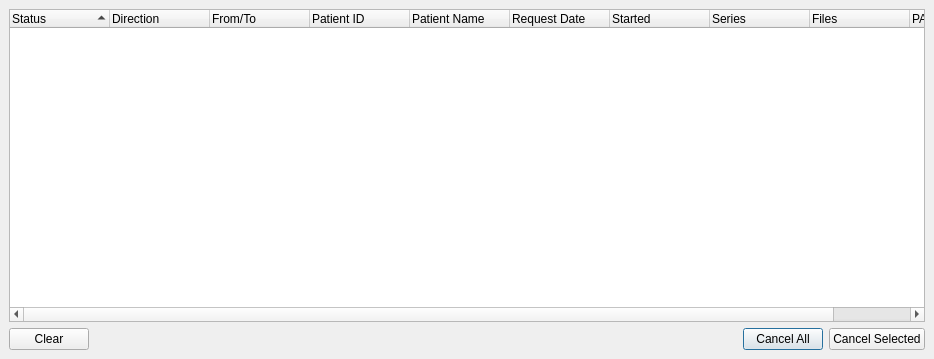
<?xml version="1.0" encoding="UTF-8"?>
<ui version="4.0">
 <class>udg::QOperationStateScreenBase</class>
 <widget class="QDialog" name="udg::QOperationStateScreenBase">
  <property name="geometry">
   <rect>
    <x>0</x>
    <y>0</y>
    <width>934</width>
    <height>359</height>
   </rect>
  </property>
  <property name="windowTitle">
   <string>Queue Operation List</string>
  </property>
  <layout class="QGridLayout">
   <property name="leftMargin">
    <number>9</number>
   </property>
   <property name="topMargin">
    <number>9</number>
   </property>
   <property name="rightMargin">
    <number>9</number>
   </property>
   <property name="bottomMargin">
    <number>9</number>
   </property>
   <property name="spacing">
    <number>6</number>
   </property>
   <item row="3" column="5">
    <widget class="QPushButton" name="m_cancellAllRequestsButton">
     <property name="text">
      <string>Cancel All</string>
     </property>
     <property name="icon">
      <iconset resource="../main/main.qrc">
       <normaloff>:/images/icons/process-stop.svg</normaloff>:/images/icons/process-stop.svg</iconset>
     </property>
    </widget>
   </item>
   <item row="0" column="3" colspan="4">
    <widget class="QTreeWidget" name="m_treeRetrieveStudy">
     <property name="contextMenuPolicy">
      <enum>Qt::NoContextMenu</enum>
     </property>
     <property name="alternatingRowColors">
      <bool>true</bool>
     </property>
     <property name="selectionMode">
      <enum>QAbstractItemView::ExtendedSelection</enum>
     </property>
     <property name="rootIsDecorated">
      <bool>false</bool>
     </property>
     <property name="itemsExpandable">
      <bool>false</bool>
     </property>
     <property name="sortingEnabled">
      <bool>true</bool>
     </property>
     <column>
      <property name="text">
       <string>Status</string>
      </property>
     </column>
     <column>
      <property name="text">
       <string>Direction</string>
      </property>
     </column>
     <column>
      <property name="text">
       <string>From/To</string>
      </property>
     </column>
     <column>
      <property name="text">
       <string>Patient ID</string>
      </property>
     </column>
     <column>
      <property name="text">
       <string>Patient Name</string>
      </property>
     </column>
     <column>
      <property name="text">
       <string>Request Date</string>
      </property>
     </column>
     <column>
      <property name="text">
       <string>Started</string>
      </property>
     </column>
     <column>
      <property name="text">
       <string>Series</string>
      </property>
     </column>
     <column>
      <property name="text">
       <string>Files</string>
      </property>
     </column>
     <column>
      <property name="text">
       <string>PACSJobID</string>
      </property>
     </column>
     <column>
      <property name="text">
       <string/>
      </property>
     </column>
    </widget>
   </item>
   <item row="3" column="6">
    <widget class="QPushButton" name="m_cancelSelectedRequestsButton">
     <property name="text">
      <string>Cancel Selected</string>
     </property>
     <property name="icon">
      <iconset resource="../main/main.qrc">
       <normaloff>:/images/icons/process-stop.svg</normaloff>:/images/icons/process-stop.svg</iconset>
     </property>
    </widget>
   </item>
   <item row="3" column="3">
    <widget class="QPushButton" name="m_buttonClear">
     <property name="maximumSize">
      <size>
       <width>200</width>
       <height>32767</height>
      </size>
     </property>
     <property name="text">
      <string>Clear</string>
     </property>
     <property name="icon">
      <iconset resource="../main/main.qrc">
       <normaloff>:/images/icons/edit-clear.svg</normaloff>:/images/icons/edit-clear.svg</iconset>
     </property>
    </widget>
   </item>
   <item row="3" column="4">
    <spacer name="horizontalSpacer">
     <property name="orientation">
      <enum>Qt::Horizontal</enum>
     </property>
     <property name="sizeHint" stdset="0">
      <size>
       <width>40</width>
       <height>20</height>
      </size>
     </property>
    </spacer>
   </item>
  </layout>
 </widget>
 <layoutdefault spacing="6" margin="11"/>
 <tabstops>
  <tabstop>m_treeRetrieveStudy</tabstop>
 </tabstops>
 <resources>
  <include location="../main/main.qrc"/>
  <include location="../main/main.qrc"/>
 </resources>
 <connections/>
</ui>
